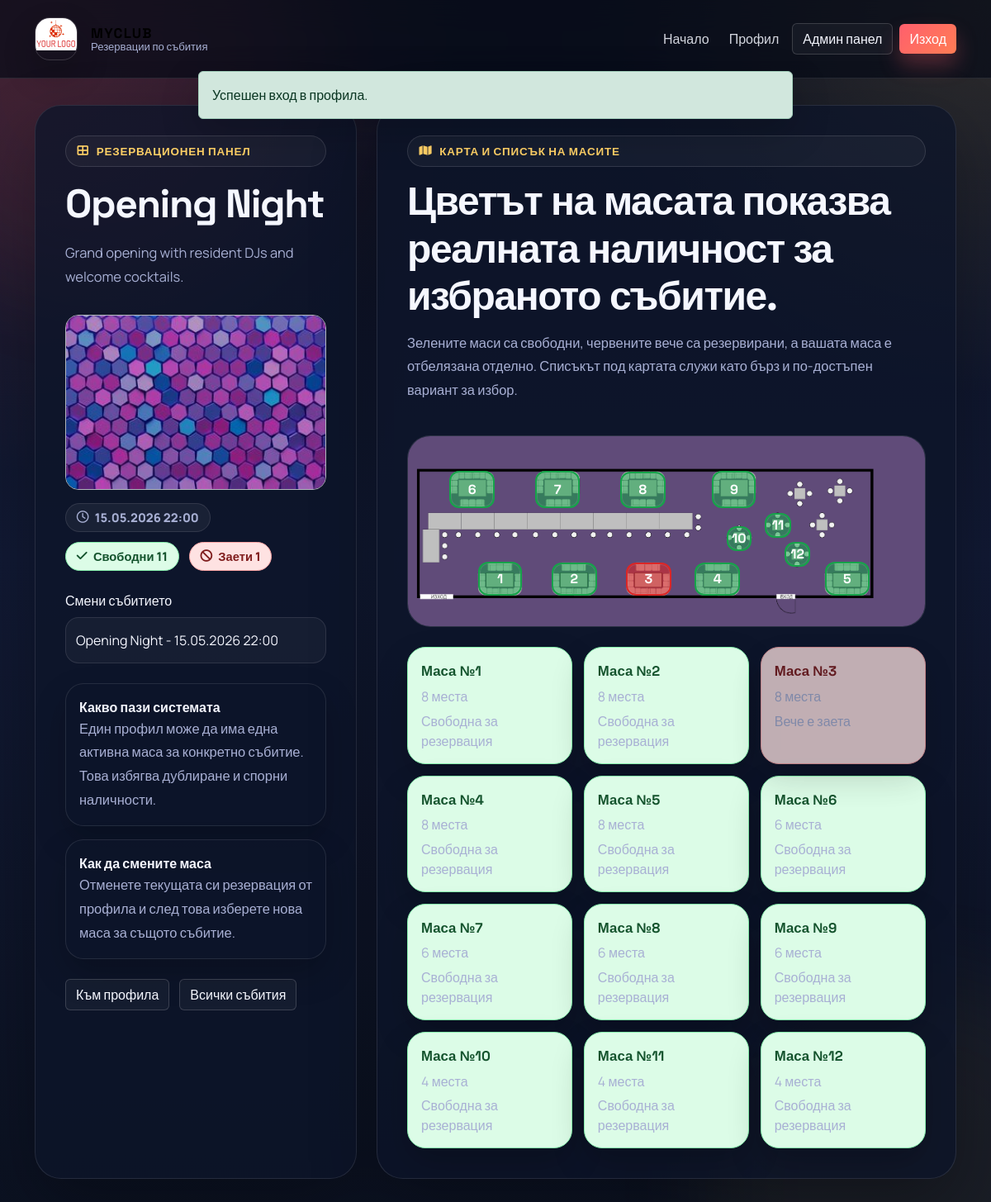
Page /CODE/reservation.php (signed in) on the committed database.
### tables this page shows
CREATE TABLE parties (
  id_party INT AUTO_INCREMENT PRIMARY KEY,
  name_party VARCHAR(150) NOT NULL,
  event_date DATETIME NOT NULL,
  description TEXT NULL,
  created_at DATETIME NOT NULL DEFAULT CURRENT_TIMESTAMP
);

CREATE TABLE tables (
  id_tables INT AUTO_INCREMENT PRIMARY KEY,
  table_number INT NOT NULL UNIQUE,
  seats_number INT NOT NULL
);

### CODE/includes/bootstrap.php (called while the page is built, shortened)
<?php
function e(mixed $value): string
{
    return htmlspecialchars((string) $value, ENT_QUOTES | ENT_SUBSTITUTE, 'UTF-8');
}
function pull_flash(): ?array
{
    $flash = $_SESSION['_flash'];
    return $flash;
}
function flash_type_class(string $type): string
{
    return match ($type) {
        'success' => 'success',
        'warning' => 'warning',
        'danger', 'error' => 'danger',
        default => 'info',
    };
}
function normalize_role(?string $role): string
{
    return strtolower((string) $role) === 'admin' ? 'admin' : 'user';
}
function current_user_role(): string
{
    return normalize_role($_SESSION['role'] ?? 'user');
}
function format_datetime(?string $value, string $fallback = '-'): string
{
    try {
        $date = new DateTimeImmutable($value);
    } catch (Exception) {
        return $value;
    }
    return $date->format('d.m.Y H:i');
}

### CODE/reservation.php (the view, shortened to what this page needs)
<?php
require_once __DIR__ . '/includes/bootstrap.php';
$connection = db();
$flash = pull_flash();
$tables = $connection->query(
    'SELECT id_tables, table_number, seats_number
     FROM tables
     ORDER BY table_number ASC'
)->fetchAll();
$tableCount = count($tables);
$tablesByNumber = [];
foreach ($tables as $table) {
    $tablesByNumber[(int) $table['table_number']] = $table;
}
$parties = $connection->query(
    'SELECT p.id_party,
            p.name_party,
            p.event_date,
            p.description,
            COUNT(r.id_reservation) AS reserved_tables
     FROM parties p
     LEFT JOIN reservation r ON r.id_party = p.id_party
     WHERE p.event_date >= NOW()
     GROUP BY p.id_party, p.name_party, p.event_date, p.description
     ORDER BY p.event_date ASC'
)->fetchAll();
$partyIds = array_map(static fn(array $party): int => (int) $party['id_party'], $parties);
$currentParty = (int) ($_GET['party'] ?? ($partyIds[0] ?? 0));
$userReservationsByParty = [];
$currentPartyData = null;
foreach ($parties as $party) {
    if ((int) $party['id_party'] === $currentParty) {
        $currentPartyData = $party;
        break;
    }
}
$reservedTableNumbers = [];
if ($currentParty !== 0) {
    $reservedTableStatement = $connection->prepare(
        'SELECT t.table_number
         FROM reservation r
         JOIN tables t ON t.id_tables = r.id_table
         WHERE r.id_party = ?'
    );
    $reservedTableStatement->execute([$currentParty]);
    $reservedTableNumbers = array_map('intval', $reservedTableStatement->fetchAll(PDO::FETCH_COLUMN));
}
$reservedLookup = array_fill_keys($reservedTableNumbers, true);
$currentUserReservation = $userReservationsByParty[$currentParty] ?? null;
$availableCount = max($tableCount - count($reservedTableNumbers), 0);
$eventImages = [
    'images/event/ev1.jpg',
    'images/event/ev2.jpg',
    'images/event/ev3.jpg',
    'images/event/ev4.jpg',
];
$selectedImage = $eventImages[$currentParty ? (($currentParty - 1) % count($eventImages)) : 0];
?>
<!doctype html>
<html lang="bg">
<head>
  <link href="https://cdn.jsdelivr.net/npm/bootstrap@5.3.3/dist/css/bootstrap.min.css" rel="stylesheet">
  <link rel="stylesheet" href="https://cdnjs.cloudflare.com/ajax/libs/font-awesome/6.7.2/css/all.min.css">
  <link rel="stylesheet" href="css/site-refresh.css?v=20260423-status">
</head>
<body class="brand-body">
  <div class="site-nav">
    <nav class="navbar navbar-expand-lg">
      <div class="container">
        <a class="navbar-brand d-flex align-items-center gap-3" href="index.php">
          <span class="brand-mark"><img src="images/logo.jpg" alt="MyClub logo"></span>
          <span class="brand-copy">
            <strong class="brand-font">MyClub</strong>
            <span>Резервации по събития</span>
          </span>
        </a>
        <div class="collapse navbar-collapse" id="reservationNav">
          <ul class="navbar-nav ms-auto align-items-lg-center gap-lg-2">
            <li class="nav-item"><a class="nav-link" href="index.php">Начало</a></li>
            <li class="nav-item"><a class="nav-link" href="profile.php">Профил</a></li>
            <?php if (current_user_role() === 'admin'): ?>
              <li class="nav-item"><a class="btn btn-ghost-light" href="admin/dashboard.php">Админ панел</a></li>
            <?php endif; ?>
            <li class="nav-item"><a class="btn btn-brand" href="logOut.php">Изход</a></li>
          </ul>
        </div>
      </div>
    </nav>
  </div>
  <?php if ($flash): ?>
    <div class="flash-shell">
      <div class="alert alert-<?= e(flash_type_class($flash['type'])) ?> shadow-lg mb-0"><?= e($flash['message']) ?></div>
    </div>
  <?php endif; ?>
  <main class="reservation-shell">
    <div class="container">
      <div class="reservation-layout">
        <aside class="reservation-panel">
          <div class="reservation-hero">
            <span class="eyebrow"><i class="fa-solid fa-table-cells-large"></i> Резервационен панел</span>
            <h1 class="section-title"><?= $currentPartyData ? e($currentPartyData['name_party']) : 'Няма активни събития' ?></h1>
            <?php if ($currentPartyData): ?>
              <p class="section-text"><?= e($currentPartyData['description'] ?: 'Изберете свободна маса от картата или от списъка по-долу.') ?></p>
              <img src="<?= e($selectedImage) ?>" alt="<?= e($currentPartyData['name_party']) ?>" class="rounded-4 border border-light-subtle opacity-75">
              <div class="status-row">
                <span class="meta-pill"><i class="fa-regular fa-clock"></i> <?= e(format_datetime($currentPartyData['event_date'])) ?></span>
                <span class="status-pill is-success"><i class="fa-solid fa-check"></i> Свободни <?= $availableCount ?></span>
                <span class="status-pill is-danger"><i class="fa-solid fa-ban"></i> Заети <?= count($reservedTableNumbers) ?></span>
              </div>
            <?php else: ?>
              <p class="section-text">Администраторът все още не е публикувал бъдещи събития за резервация.</p>
            <?php endif; ?>
          </div>
          <?php if ($parties): ?>
            <form method="get" class="brand-form mt-4">
              <label for="party" class="form-label">Смени събитието</label>
              <select class="form-select" id="party" name="party" onchange="this.form.submit()">
                <?php foreach ($parties as $party): ?>
                  <option value="<?= (int) $party['id_party'] ?>" <?= (int) $party['id_party'] === $currentParty ? 'selected' : '' ?>>
                    <?= e($party['name_party']) ?> - <?= e(format_datetime($party['event_date'])) ?>
                  </option>
                <?php endforeach; ?>
              </select>
            </form>
          <?php endif; ?>
          <div class="reservation-summary-grid mt-4">
            <article class="reservation-helper p-3">
              <strong>Какво пази системата</strong>
              <p class="muted-text mb-0">Един профил може да има една активна маса за конкретно събитие. Това избягва дублиране и спорни наличности.</p>
            </article>
            <article class="reservation-helper p-3">
              <strong>Как да смените маса</strong>
              <p class="muted-text mb-0">Отменете текущата си резервация от профила и след това изберете нова маса за същото събитие.</p>
            </article>
          </div>
          <div class="action-row mt-4">
            <a href="profile.php" class="btn btn-ghost-light">Към профила</a>
            <a href="index.php#events" class="btn btn-ghost-light">Всички събития</a>
          </div>
        </aside>
        <section class="reservation-stage">
          <div class="section-head mb-4">
            <span class="eyebrow"><i class="fa-solid fa-map"></i> Карта и списък на масите</span>
            <h2 class="section-title">Цветът на масата показва реалната наличност за избраното събитие.</h2>
            <p class="section-text">
              Зелените маси са свободни, червените вече са резервирани, а вашата маса е отбелязана отделно.
              Списъкът под картата служи като бърз и по-достъпен вариант за избор.
            </p>
          </div>
          <?php if ($parties && $tablesByNumber): ?>
            <div class="reservation-map-wrap">
              <img id="venueMap" src="images/reservation/back2.png" class="reservation-map" alt="План на клубната зала" usemap="#venueMapAreas">
              <div id="overlays" class="reservation-overlays"></div>
            </div>
            <div class="table-grid">
              <?php foreach ($tables as $table): ?>
                <?php
                $tableNumber = (int) $table['table_number'];
                $isReserved = isset($reservedLookup[$tableNumber]);
                $isOwned = $currentUserReservation && (int) $currentUserReservation['table_number'] === $tableNumber;
                $cardClass = $isOwned ? 'is-owned' : ($isReserved ? 'is-reserved is-disabled' : 'is-free');
                ?>
                <article class="table-card <?= $cardClass ?>">
                  <button
                    type="button"
                    <?= ($isReserved || $isOwned) ? 'disabled' : '' ?>
                    data-bs-toggle="modal"
                    data-bs-target="#reservationModal"
                    onclick="return openReservation(event, <?= $tableNumber ?>)"
                  >
                    <strong>Маса №<?= $tableNumber ?></strong>
                    <span><?= (int) $table['seats_number'] ?> места</span>
                    <span>
                      <?php if ($isOwned): ?>
                        Вашата маса
                      <?php elseif ($isReserved): ?>
                        Вече е заета
                      <?php else: ?>
                        Свободна за резервация
                      <?php endif; ?>
                    </span>
                  </button>
                </article>
              <?php endforeach; ?>
            </div>
          <?php endif; ?>
        </section>
      </div>
    </div>
  </main>
</body>
</html>

### CODE/reservation.php (style rules this page uses)
.status-pill.is-success { background: #dcfce7; color: #14532d; border: 1px solid #86efac; }
.status-pill.is-danger { background: #fee2e2; color: #7f1d1d; border: 1px solid #fca5a5; }
.table-card.is-free { background: #dcfce7; border-color: #86efac; color: #14532d; }
.table-card.is-free button { color: #14532d; }
.table-card.is-reserved, .table-card.is-reserved.is-disabled { background: #fee2e2; border-color: #fca5a5; color: #7f1d1d; opacity: 0.75; }
.table-card.is-reserved button, .table-card.is-reserved.is-disabled button { color: #7f1d1d; }

### rows in the picture
parties: name_party "Opening Night", description "Grand opening with resident DJs and welcome cocktails.", event_date "15.05.2026 22:00"
tables: table_number "1", seats_number "8", shows "Свободна за резервация"
tables: table_number "2", seats_number "8", shows "Свободна за резервация"
tables: table_number "3", seats_number "8", shows "Вече е заета"
tables: table_number "4", seats_number "8", shows "Свободна за резервация"
tables: table_number "5", seats_number "8", shows "Свободна за резервация"
tables: table_number "6", seats_number "6", shows "Свободна за резервация"
tables: table_number "7", seats_number "6", shows "Свободна за резервация"
tables: table_number "8", seats_number "6", shows "Свободна за резервация"
tables: table_number "9", seats_number "6", shows "Свободна за резервация"
tables: table_number "10", seats_number "4", shows "Свободна за резервация"
tables: table_number "11", seats_number "4", shows "Свободна за резервация"
tables: table_number "12", seats_number "4", shows "Свободна за резервация"

### other values in the picture
$flash['message'] "Успешен вход в профила."
$availableCount "11"
count($reservedTableNumbers) "1"
form field party "Opening Night - 15.05.2026 22:00"
